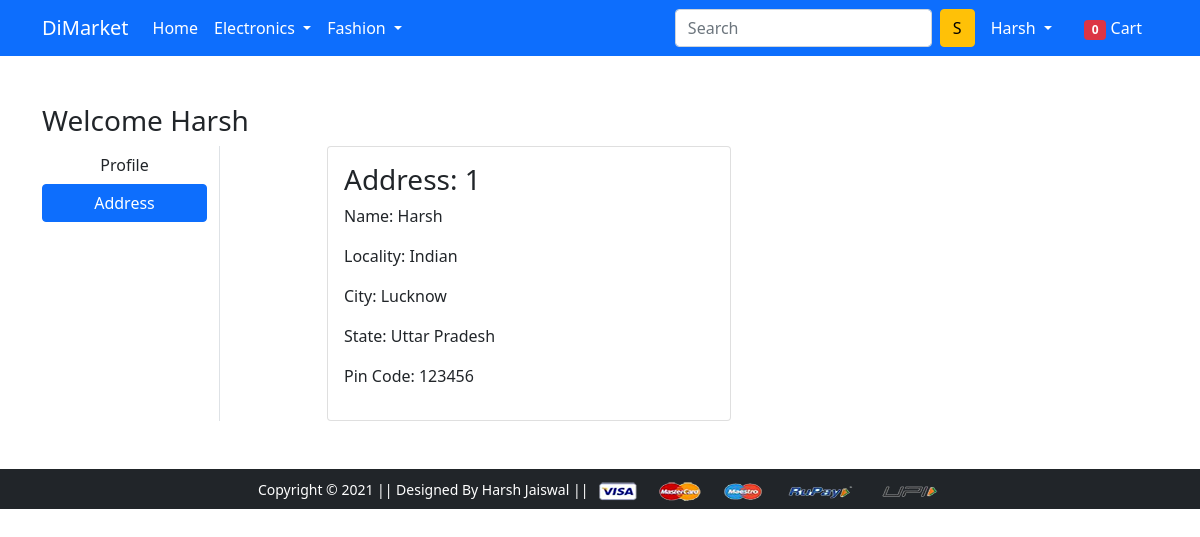
Page /address/ (signed in) on the committed database.
### app/models.py (models this page shows, shortened)
class Customer(models.Model):
 user = models.ForeignKey(User, on_delete=models.CASCADE)
 name = models.CharField(max_length=200)
 locality = models.CharField(max_length=200)
 city = models.CharField(max_length=50)
 zipcode = models.IntegerField()
 state = models.CharField(choices=STATE_CHOICES, max_length=50)

### app/views.py (the view)
# urls.py: path('address/', views.address, name='address'),
@login_required
def address(request):
	totalitem = 0
	if request.user.is_authenticated:
		totalitem = len(Cart.objects.filter(user=request.user))
	add = Customer.objects.filter(user=request.user)
	return render(request, 'app/address.html', {'add':add, 'active':'btn-primary', 'totalitem':totalitem})

### app/templates/app/address.html (shortened to what this page needs)
{% extends 'app/base.html' %}
{% load static %}
{% block main-content %}
<div class="container my-5">
 <div class="row">
 <h3>Welcome <span class="text-capitalize">{{request.user}}</span></h3>
  <div class="col-sm-2 border-end">
   <ul class="list-unstyled">
    <li class="d-grid"><a href="{% url 'profile' %}" class="btn">Profile</a></li>
    <li class="d-grid"><a href="{% url 'address' %}" class="btn {{active}}">Address</a></li>
   </ul>
  </div>
  <div class="col-sm-9 offset-sm-1">
   <div class="row">
    {% for ad in add %}
     <div class="col-sm-6">
     <div class="card">
      <div class="card-body">
       <h3>Address: {{ forloop.counter }}</h3>
       <p>Name: {{ad.name}}</p>
       <p>Locality: {{ad.locality}}</p>
       <p>City: {{ad.city}}</p>
       <p>State: {{ad.state}}</p>
       <p>Pin Code: {{ad.zipcode}}</p>
      </div>
     </div>
    </div>
    {% endfor %}
   </div>
  </div>
 </div>
</div>
{% endblock main-content %}

### app/templates/app/base.html (shortened to what this page needs)
<!doctype html>
{% load static %}
<html lang="en">
  <head>
    <link href="https://cdn.jsdelivr.net/npm/bootstrap@5.0.0-beta1/dist/css/bootstrap.min.css" rel="stylesheet">
    <link rel="stylesheet" href="{% static 'app/css/owl.carousel.min.css' %}">
    <link rel="stylesheet" href="{% static 'app/css/all.min.css' %}">
    <link rel="stylesheet" href="{% static 'app/css/style.css' %}">
  </head>
  <body>
    <nav class="navbar navbar-expand-lg navbar-dark bg-primary">
     <div class="container">
       <a class="navbar-brand" href="/">DiMarket</a>
       <div class="collapse navbar-collapse" id="navbarSupportedContent">
         <ul class="navbar-nav me-auto mb-2 mb-lg-0">
           <li class="nav-item">
             <a class="nav-link active" aria-current="page" href="/">Home</a>
           </li>
           <li class="nav-item dropdown">
             <a class="nav-link dropdown-toggle text-white" href="#" id="electronicsDropdown" role="button" data-bs-toggle="dropdown" aria-expanded="false">
               Electronics
             </a>
           </li>
           <li class="nav-item dropdown">
             <a class="nav-link dropdown-toggle text-white" href="#" id="fashionDropdown" role="button" data-bs-toggle="dropdown" aria-expanded="false">
               Fashion
             </a>
           </li>
         </ul>
         <form class="d-flex">
           <input class="form-control me-2" type="search" placeholder="Search" aria-label="Search">
           <button class="btn btn-warning" type="submit">S</button>
         </form>
         <div>
          <ul class="navbar-nav me-auto mb-2 mb-lg-0">
          {% if request.user.is_authenticated %}
           <li class="nav-item dropdown mx-2">
              <a class="nav-link dropdown-toggle text-white" href="#" id="profileDropdown" role="button" data-bs-toggle="dropdown" aria-expanded="false">
                {{request.user.username|capfirst}}
              </a>
            </li>
            <li class="nav-item mx-2">
              <a href="{% url 'showcart' %}" class="nav-link text-white"><span class="badge bg-danger">{{totalitem}}</span> Cart </a>
            </li>
            {% endif %}
          </ul>
         </div>
       </div>
     </div>
    </nav>
    {% block main-content %} {% endblock main-content %}
    <footer class="container-fluid bg-dark text-center p-2 mt-5">
        <small class="text-white">Copyright &copy; 2021 || Designed By Harsh Jaiswal || </small>
        <img src="{% static 'app/images/payment.png' %}" alt="" srcset="" class="img-fluid" height="2px">
    </footer>
  </body>
</html>

### rows in the picture
Customer: name "Harsh", locality "Indian", city "Lucknow", state "Uttar Pradesh", zipcode "123456"

### other values in the picture
{{ request.user.username|capfirst }} "Harsh"
{{ totalitem }} "0"
{{ request.user }} "Harsh"
